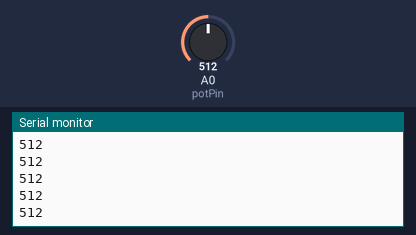
Simulated run of this sketch. Board: Arduino Uno, built with avr-gcc and run on an emulated ATmega328P. Shown: the last lines printed to the serial monitor. The inputs (shaded band) are chosen by the test bench; at power-on: A0 (potPin) = 512.

Above: at 1.2 s.
1.3 s: A0 (potPin) set to 716
At 2.2 s:
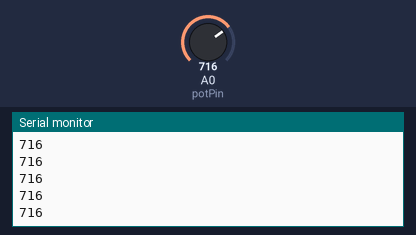
2.8 s: A0 (potPin) set to 900
At 3.6 s:
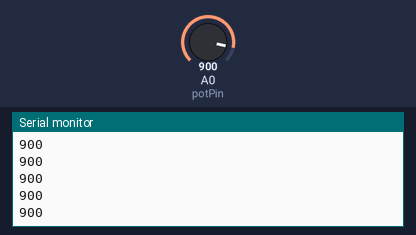
Timing chart, 0 to 5.8 s (numbered marks = the images above; inputs shaded):
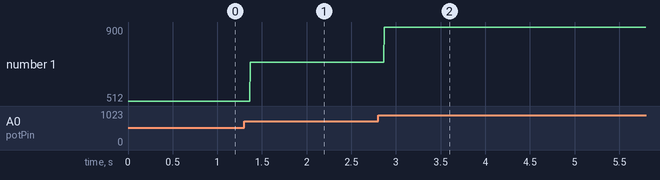

The sketch:

initialPotentiometerRead.ino
```cpp
//By Nicholas Velcea
//April 7th, 2019
//This script just has an arduino output the value of a potentiometer via serial out.
//This was done to figure out basic syntax before diving into CAN stuff.

int potPin = A0;
int potVal = 0;
void setup() {
// put your setup code here, to run once:

  Serial.begin(9600);
}

void loop() {
  // put your main code here, to run repeatedly:
  potVal = analogRead(potPin);
  Serial.println(potVal);
}
```

Measured:
- after the input at 1.3 s, the serial monitor: prints a new line after 0.07 s (image 1)
- after the input at 2.8 s, the serial monitor: prints a new line after 0.07 s (image 2)
- plotted number 1: 512 → 716 after the input at 1.3 s, 716 → 900 after the input at 2.8 s
